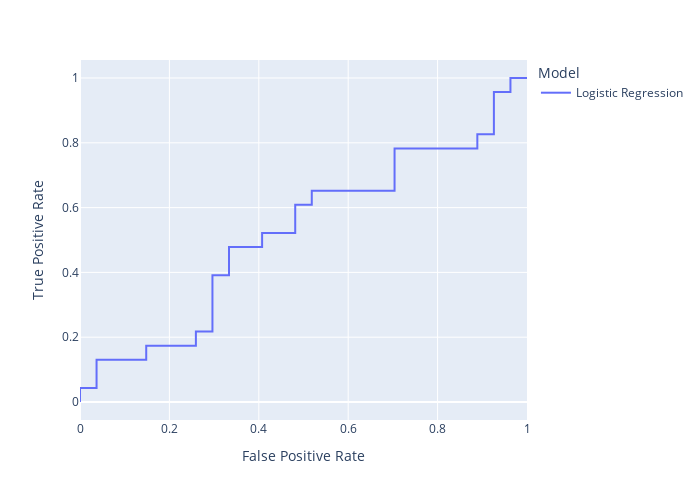

Notebook source saved alongside this figure:
### Code cell
roc_lr_sample = pd.DataFrame({
    'False Positive Rate': lr_fpr_sample,
    'True Positive Rate': lr_tpr_sample,
    'Model': 'Logistic Regression'
}, index=lr_thresholds_sample)


roc_sample_df = pd.concat([roc_lr_sample])


px.line(roc_sample_df, y='True Positive Rate', x='False Positive Rate',
        color='Model',
        width=700, height=500
)

### Figure 1 — Plotly figure (JSON) as saved in the notebook; plotly's stock layout.template omitted (floating-point values rounded to 4 significant figures)
{"data": [{"hovertemplate": "Model=Logistic Regression<br>False Positive Rate=%{x}<br>True Positive Rate=%{y}<extra></extra>", "legendgroup": "Logistic Regression", "line": {"color": "#636efa", "dash": "solid"}, "marker": {"symbol": "circle"}, "mode": "lines", "name": "Logistic Regression", "orientation": "v", "showlegend": true, "type": "scatter", "x": [0, 0, 0.03704, 0.03704, 0.1481, 0.1481, 0.2593, 0.2593, 0.2963, 0.2963, 0.3333, 0.3333, 0.4074, 0.4074, 0.4815, 0.4815, 0.5185, 0.5185, 0.7037, 0.7037, 0.8889, 0.8889, 0.9259, 0.9259, 0.963, 0.963, 1], "xaxis": "x", "y": [0, 0.04348, 0.04348, 0.1304, 0.1304, 0.1739, 0.1739, 0.2174, 0.2174, 0.3913, 0.3913, 0.4783, 0.4783, 0.5217, 0.5217, 0.6087, 0.6087, 0.6522, 0.6522, 0.7826, 0.7826, 0.8261, 0.8261, 0.9565, 0.9565, 1, 1], "yaxis": "y"}], "layout": {"height": 500, "legend": {"title": {"text": "Model"}, "tracegroupgap": 0}, "margin": {"t": 60}, "width": 700, "xaxis": {"anchor": "y", "domain": [0, 1], "title": {"text": "False Positive Rate"}}, "yaxis": {"anchor": "x", "domain": [0, 1], "title": {"text": "True Positive Rate"}}}}
